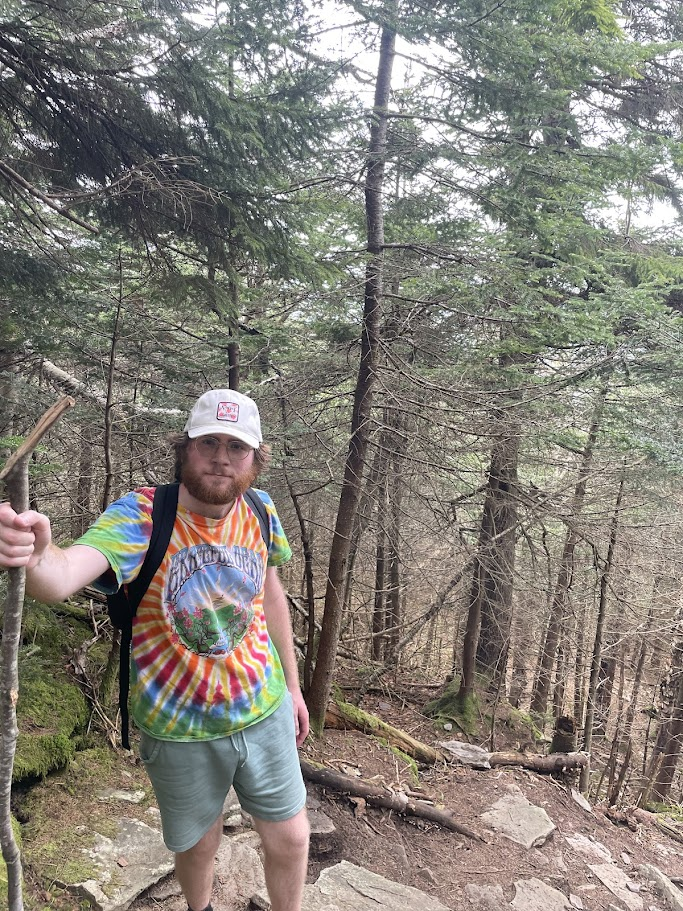
#> input picture BigTest.jpg, 683 x 911 px
$ python imageBlur.py
#> lines starting #> are read from the running program, lines starting #| are printed output that depends on the picture; after the words box and inside, x2 and y2 are one past the last pixel; in counts of white or black regions, pixels touching at a corner belong together
from PIL import Image
from matrixPrint import matrixPrint
from scipy.fft import ifftn
from scipy.fft import fftn
import matplotlib.pyplot as plt
import matplotlib.cm as cm
import numpy as np


imagePath = input("Please give an image path: ")
#> the answer given: BigTest.jpg
im = Image.open(imagePath)
#> im is the input picture: PIL image 683x911 RGB; mean R, G, B 131.6, 127.3, 119.7

#make it a direct input number
# blur = (((int(input("How much would you like the image blurred, as a percent: "))/100) * (im.size[0]/2)))
print(im.size)
#| (683, 911)
blur = int(input("How much would you like the image blurred (smaller number means more blur) "))
#> the answer given: 3
# print(f"This is the size {im.size[0]/2}")
# print(f"This is the blur {blur}")
rows, cols = im.size
#> rows = 683; cols = 911
matrix = [[0 for i in range(cols)] for j in range(rows)]

f, ((ax1), (ax4), (ax5)) = plt.subplots(3, 1, sharex='col', sharey='row')

np_matrix = np.zeros((len(matrix),len(matrix[0])))

#This seperates the image into a matrix, of points an non points, perhaps not the most elegant solution but it
for x in range(len(matrix)):
    for y in range(len(matrix[x])):
        if im.getpixel((x,y))[0] > 130:
            np_matrix[x, y] = 0
        else:
            np_matrix[x,y] = 1
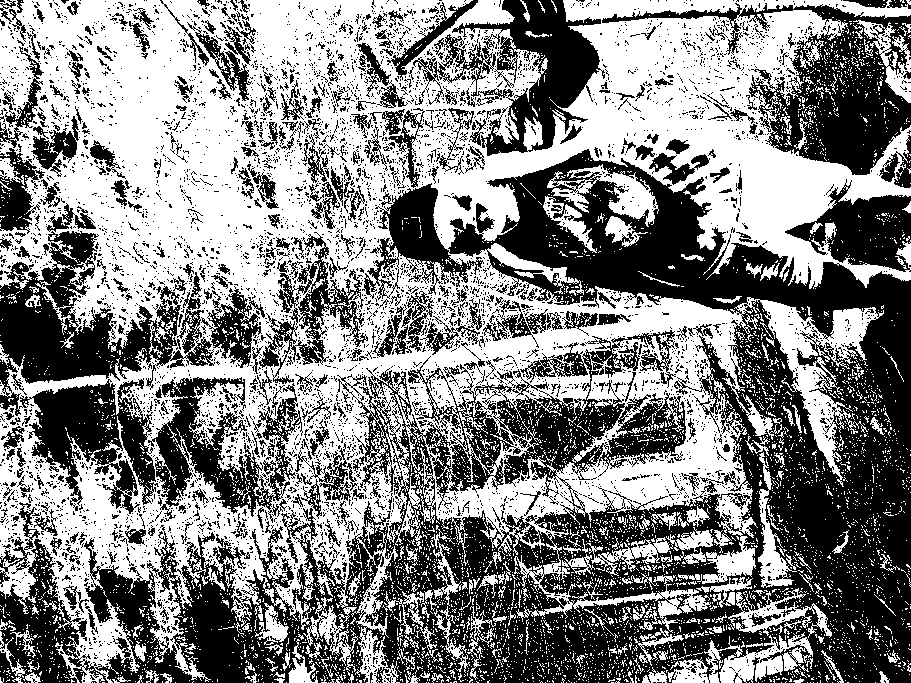
#> np_matrix: shape (683, 911) float64; values 0 (black) and 1 (white), 52.3% white; 5565 black regions (5173 under 20 px), largest, box (x1, y1, x2, y2) and area: (0, 149, 911, 683) 173383, (0, 231, 215, 514) 23664, (602, 3, 911, 175) 15594


Z = fftn(np_matrix)

for x in range(len(Z)):
    for y in range(len(Z[0])):
        # if not((x > blur and x < (im.size[0] - blur)) and (y > blur and y < (im.size[0]-blur))):
        # if (y>blur):
        if (x > blur and x< (len(Z) - blur) or (y > blur and y <(len(Z) - blur))):
            # print((x,y))
            Z[x,y] = 0
reversedImage = ifftn(Z)

ax1.imshow(np_matrix, cmap=cm.gray)
ax4.imshow(np.real(Z), cmap=cm.gray)
ax5.imshow(np.real(reversedImage), cmap=cm.gray)
plt.show()
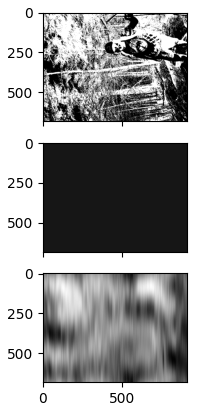
#> figure drawn by matplotlib, 3 panels
